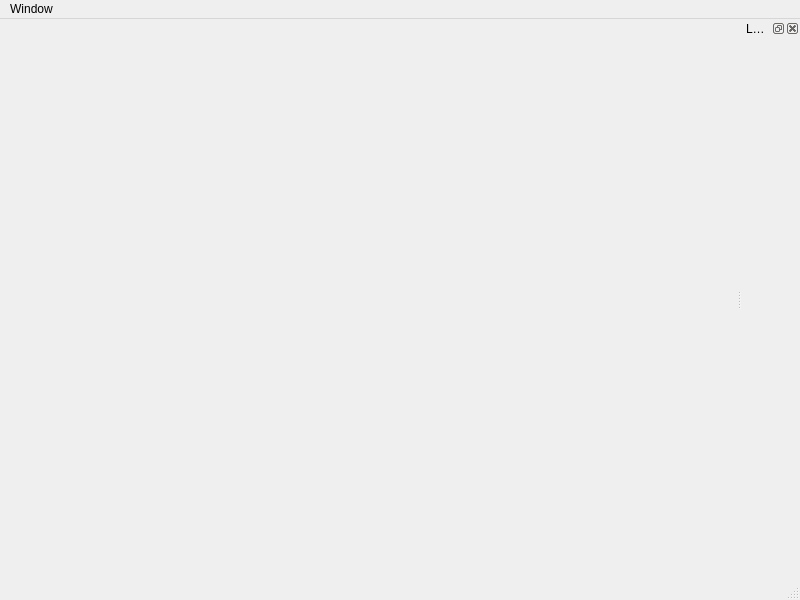
<?xml version="1.0" encoding="UTF-8"?>
<ui version="4.0">
 <class>MainWindow</class>
 <widget class="QMainWindow" name="MainWindow">
  <property name="geometry">
   <rect>
    <x>0</x>
    <y>0</y>
    <width>800</width>
    <height>600</height>
   </rect>
  </property>
  <property name="windowTitle">
   <string>MainWindow</string>
  </property>
  <widget class="QWidget" name="centralwidget"/>
  <widget class="QMenuBar" name="menubar">
   <property name="geometry">
    <rect>
     <x>0</x>
     <y>0</y>
     <width>800</width>
     <height>24</height>
    </rect>
   </property>
   <widget class="QMenu" name="menuWindow">
    <property name="title">
     <string>Window</string>
    </property>
   </widget>
   <addaction name="menuWindow"/>
  </widget>
  <widget class="QStatusBar" name="statusbar"/>
  <widget class="QDockWidget" name="dockWidget">
   <property name="windowTitle">
    <string>Layer</string>
   </property>
   <attribute name="dockWidgetArea">
    <number>2</number>
   </attribute>
   <widget class="QWidget" name="dockWidgetContents"/>
  </widget>
 </widget>
 <resources/>
 <connections/>
</ui>
